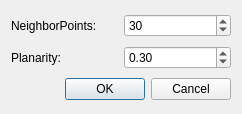
<?xml version="1.0" encoding="UTF-8"?>
<ui version="4.0">
 <class>PCADialog</class>
 <widget class="QDialog" name="PCADialog">
  <property name="geometry">
   <rect>
    <x>0</x>
    <y>0</y>
    <width>242</width>
    <height>114</height>
   </rect>
  </property>
  <property name="minimumSize">
   <size>
    <width>242</width>
    <height>114</height>
   </size>
  </property>
  <property name="maximumSize">
   <size>
    <width>242</width>
    <height>114</height>
   </size>
  </property>
  <property name="windowTitle">
   <string>PCA</string>
  </property>
  <layout class="QGridLayout" name="gridLayout">
   <item row="0" column="0">
    <widget class="QLabel" name="label">
     <property name="text">
      <string>NeighborPoints:</string>
     </property>
    </widget>
   </item>
   <item row="0" column="1">
    <widget class="QSpinBox" name="spinBox">
     <property name="minimum">
      <number>5</number>
     </property>
     <property name="value">
      <number>30</number>
     </property>
    </widget>
   </item>
   <item row="1" column="0">
    <widget class="QLabel" name="label_2">
     <property name="text">
      <string>Planarity:</string>
     </property>
    </widget>
   </item>
   <item row="1" column="1">
    <widget class="QDoubleSpinBox" name="doubleSpinBox">
     <property name="maximum">
      <double>1.000000000000000</double>
     </property>
     <property name="singleStep">
      <double>0.100000000000000</double>
     </property>
     <property name="value">
      <double>0.300000000000000</double>
     </property>
    </widget>
   </item>
   <item row="2" column="0" colspan="2">
    <widget class="QDialogButtonBox" name="buttonBox">
     <property name="orientation">
      <enum>Qt::Horizontal</enum>
     </property>
     <property name="standardButtons">
      <set>QDialogButtonBox::Cancel|QDialogButtonBox::Ok</set>
     </property>
    </widget>
   </item>
  </layout>
 </widget>
 <resources/>
 <connections>
  <connection>
   <sender>buttonBox</sender>
   <signal>accepted()</signal>
   <receiver>PCADialog</receiver>
   <slot>accept()</slot>
   <hints>
    <hint type="sourcelabel">
     <x>248</x>
     <y>254</y>
    </hint>
    <hint type="destinationlabel">
     <x>157</x>
     <y>274</y>
    </hint>
   </hints>
  </connection>
  <connection>
   <sender>buttonBox</sender>
   <signal>rejected()</signal>
   <receiver>PCADialog</receiver>
   <slot>reject()</slot>
   <hints>
    <hint type="sourcelabel">
     <x>316</x>
     <y>260</y>
    </hint>
    <hint type="destinationlabel">
     <x>286</x>
     <y>274</y>
    </hint>
   </hints>
  </connection>
 </connections>
</ui>
